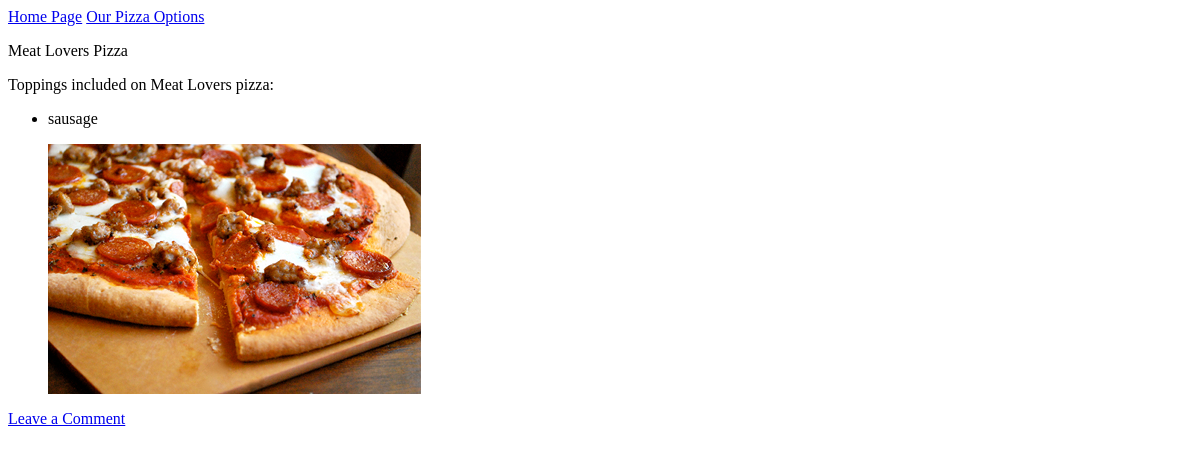
The page /pizzas/2/ on the database as committed earlier.
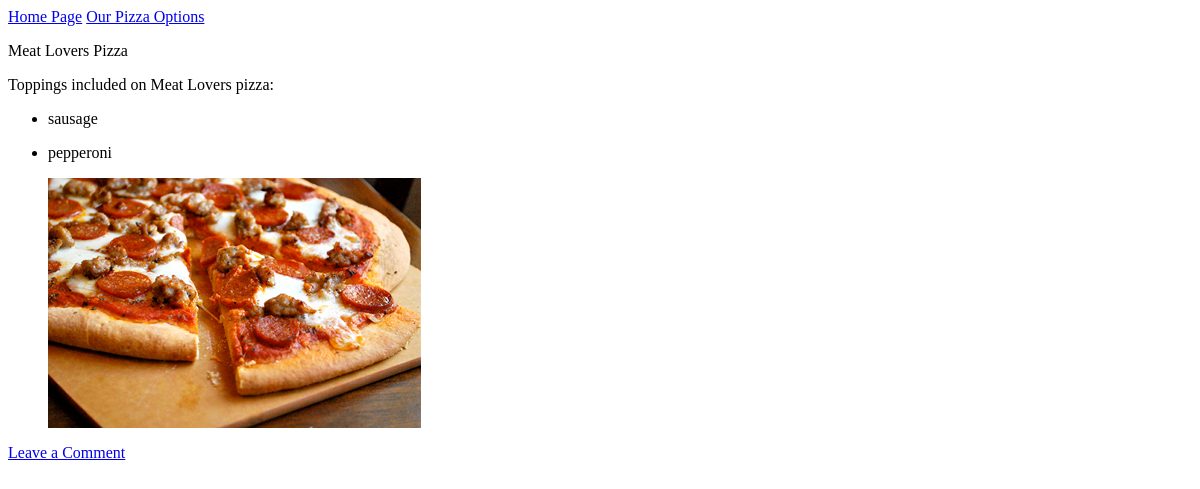
The same page on the database as committed later.
### pizza/models.py (models this page shows, shortened)
class Topping(models.Model):
    pizza = models.ForeignKey(Pizza, on_delete=models.CASCADE)
    name = models.TextField()
    date_added = models.DateTimeField(auto_now_add=True)
    class Meta:
        verbose_name_plural = 'toppings'

### pizza/views.py (the view)
# urls.py: path('', include('pizza.urls')),
def pizza(request, pizza_id):
    pizza = Pizza.objects.get(id=pizza_id)
    toppings = pizza.topping_set.all()
    context = {'pizza':pizza, 'toppings':toppings}
    return render(request, 'pizza/pizza.html', context)

### pizza/models.py (called while the page is built)
    def __str__(self):
        return self.name

### pizza/templates/pizza/pizza.html
{% extends "pizza/base.html" %}
{% load static %}
{% block content %}
<p>{{pizza}} Pizza</p>
<p>Toppings included on {{pizza}} pizza:</p>
<ul>
    {%for topping in toppings %}
    <li>
        <p>{{topping.name|linebreaks }}</p>
    </li>
    {% empty %}
    <li>There are no listed toppings for this pizza.</li>
    {% endfor %}
    {% if pizza.id == 1 %}
    <img src="{% static 'pizza/images/hawaiian2.jpg'%}">
    {% else %}
    <img src="{% static 'pizza/images/meatlovers.jpg'%}">
    {% endif %}
</ul>
<a href="{% url 'pizza:comments' pizza.id %}">Leave a Comment</a>
{% endblock content %}

Rows that differ between the two databases and show on the page:
added Topping: name "pepperoni"
